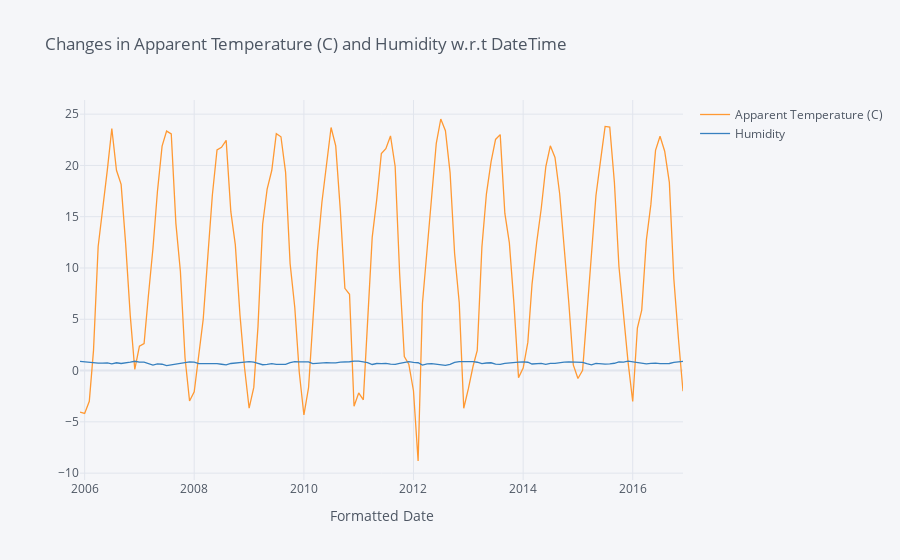

Notebook code for this chart:
### Markdown cell above
## Ploting the Data w.r.t DateTime

### Code cell
# We will plot both value with respect to datetime i.e. index column to check variation in data..

df_avg.iplot(title ='Changes in Apparent Temperature (C) and Humidity w.r.t DateTime',xTitle= 'Formatted Date')

### Figure 1 — Plotly figure (JSON) as saved in the notebook; plotly's stock layout.template omitted (floating-point values rounded to 4 significant figures; data arrays with more than 128 entries replaced by an {"elided": "..."} marker saying what was removed)
{"data": [{"line": {"color": "rgba(255, 153, 51, 1.0)", "dash": "solid", "shape": "linear", "width": 1.3}, "mode": "lines", "name": "Apparent Temperature (C)", "text": "", "type": "scatter", "x": {"elided": "133 str values"}, "y": {"elided": "133 float values"}}, {"line": {"color": "rgba(55, 128, 191, 1.0)", "dash": "solid", "shape": "linear", "width": 1.3}, "mode": "lines", "name": "Humidity", "text": "", "type": "scatter", "x": {"elided": "133 str values"}, "y": {"elided": "133 float values"}}], "layout": {"legend": {"bgcolor": "#F5F6F9", "font": {"color": "#4D5663"}}, "paper_bgcolor": "#F5F6F9", "plot_bgcolor": "#F5F6F9", "title": {"font": {"color": "#4D5663"}, "text": "Changes in Apparent Temperature (C) and Humidity w.r.t DateTime"}, "xaxis": {"gridcolor": "#E1E5ED", "showgrid": true, "tickfont": {"color": "#4D5663"}, "title": {"font": {"color": "#4D5663"}, "text": "Formatted Date"}, "zerolinecolor": "#E1E5ED"}, "yaxis": {"gridcolor": "#E1E5ED", "showgrid": true, "tickfont": {"color": "#4D5663"}, "title": {"font": {"color": "#4D5663"}, "text": ""}, "zerolinecolor": "#E1E5ED"}}}
